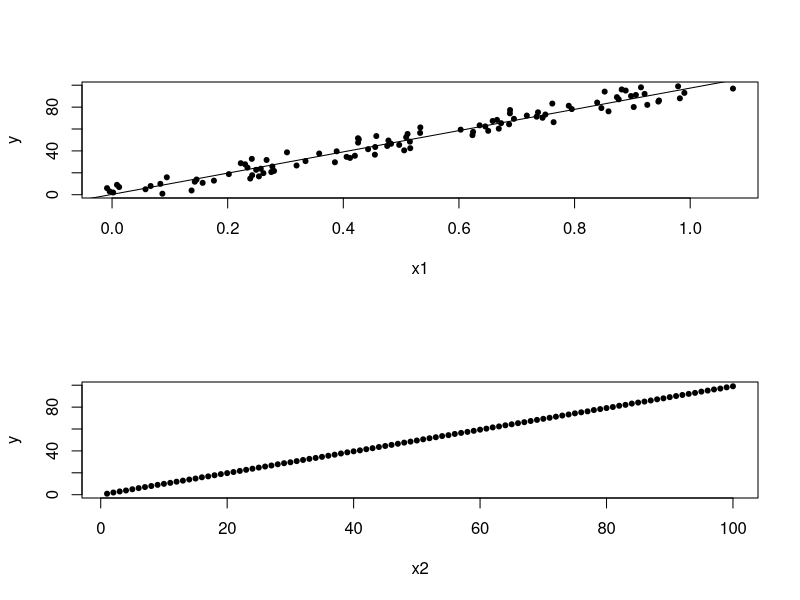
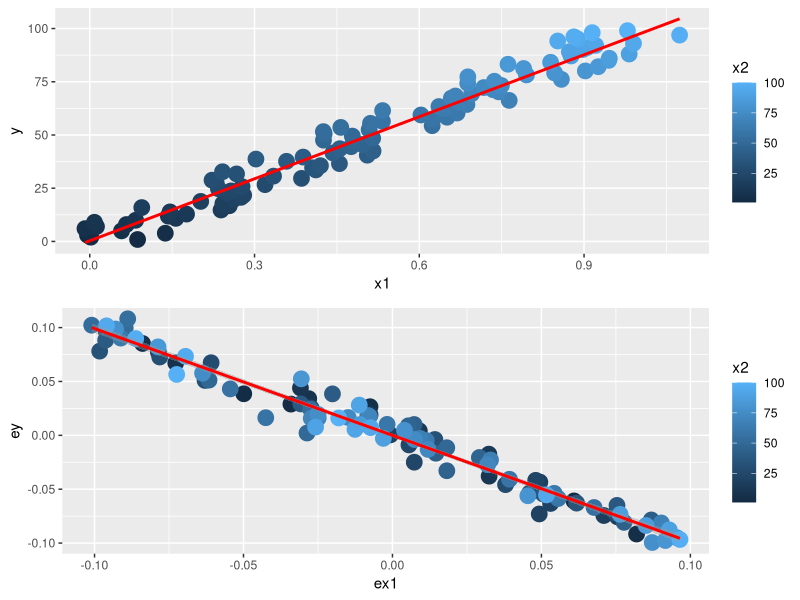
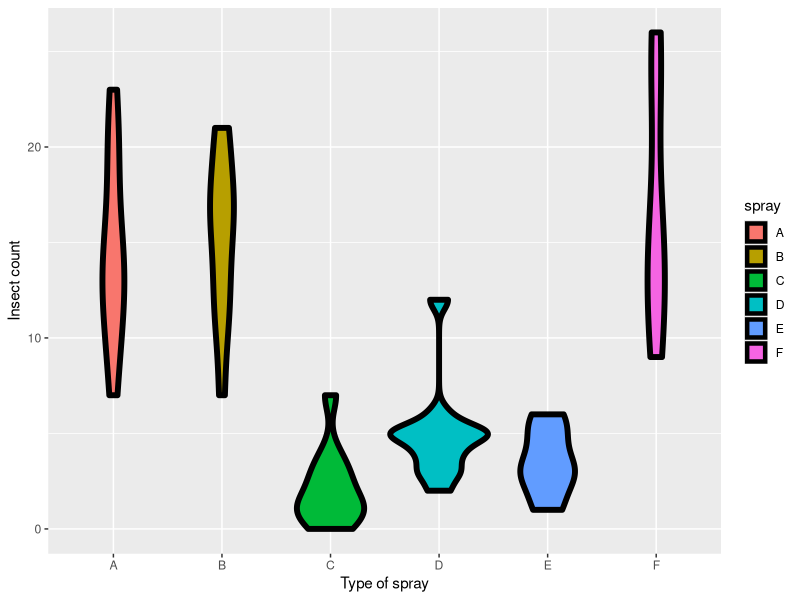

These charts were generated, in order, by the following R code:
require(datasets)
library(stats)
library(ggplot2)
library(GGally)
library(gridExtra)

data(swiss)
# ggpairs(swiss, lower=list(continuous="smooth"), params=c(method="loess"))

n <- 100
x2 <- 1:n
x1 <- .01 * x2 + runif(n, -.1, .1)
y <- -x1 + x2 + rnorm(n, sd=.01)

data <- data.frame(y, x1, x2, ey=resid(lm(y ~ x2)), ex1=resid(lm(x1 ~ x2)))

fit1 <-lm(y ~ x1)
fit2 <-lm(y ~ x1 + x2)
summary(fit1)$coef
summary(fit2)$coef

par(mfrow=c(2,1))
## 1
plot(x1, y, pch=20)
abline(fit1)
## 2
plot(x2, y, pch=20)
fit2 <-lm(y ~ x1 + x2)

g1 <- ggplot(data, aes(y=y, x=x1, colour=x2)) +
    geom_point(size=5) +
    geom_smooth(method="lm", se=FALSE, colour="red")
g2 <- ggplot(data, aes(y=ey, x=ex1, colour=x2)) +
    geom_point(size=5) +
    geom_smooth(method="lm", sd=FALSE, colour="red")
grid.arrange(g1, g2, ncol=1)


data(InsectSprays)
ggplot(InsectSprays, aes(y=count, x=spray, fill=spray)) +
    geom_violin(colour="black", size=2) +
    xlab("Type of spray") + ylab("Insect count")
 
summary(lm(count ~ I(1 * (spray=="B")) +
                   I(1 * (spray=="C")) +
                   I(1 * (spray=="D")) +
                   I(1 * (spray=="E")) +
                   I(1 * (spray=="F")), data=InsectSprays))$coef

spray2 <- relevel(InsectSprays$spray, "C")
summary(lm(count ~ spray2, data=InsectSprays))$coef